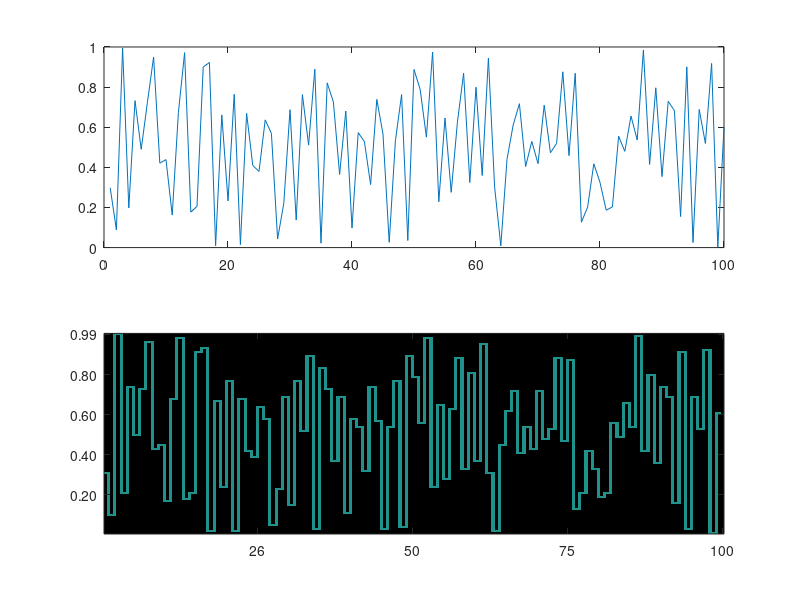

The MATLAB source for this figure:
function drawVector(vector)
close all

if exist('vector','var') && ~isempty(vector)
    if isvector(vector)
        vector = vector(:)';
        nx = length(vector);
    else
        error('input must be vector')
    end
else
    nx = 100;
    vector = rand(1,nx);
end

ny = 100;

m = minmax(vector);
    function out = minmax(in)
        out = cellfun(@(f) f(in(:)),{@min @max});
    end

inds = 1+round((ny-1)*(vector-m(1))/(m(2)-m(1)));
matrix = nan(ny,2*nx);
matrix(sub2ind(size(matrix),inds,2*(1:nx)-1)) = 1;

for i = 2:nx
    matrix(count(inds(i-[1 0])),2*(i-1)) = 1;
end
    function out = count(in)
        s = sign(diff(in));
        if s~=0
            out = in(1):s:in(2);
        else
            out = in(1);
        end
    end

subplot(2,1,1)
plot(vector)
subplot(2,1,2)
imagesc(matrix)
axis xy

tick('XTick',[1 nx],0);
tick('YTick',m,2);
    function tick(s,vals,p)
        t = get(gca,s);
        vals = vals(1)+(vals(2)-vals(1))*t/max(t);
        for i=1:length(vals)
            ts{i}=sprintf('%.*f',p,vals(i));
        end
        set(gca,[s 'Label'],ts);
    end
end